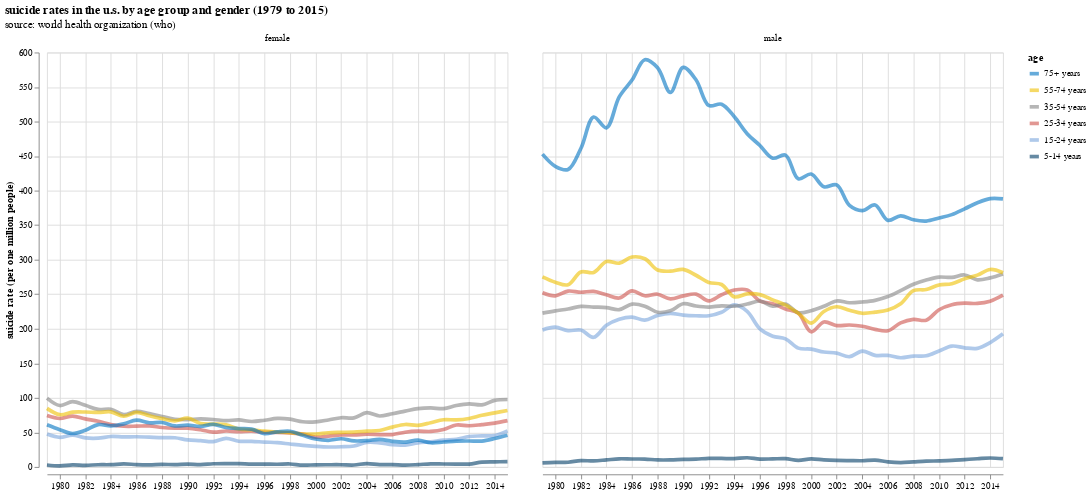

The notebook cell this image was saved under:
### Code cell
alt.Chart(
    us_yearly_rates,
    title=alt.Title(
        'suicide rates in the u.s. by age group and gender (1979 to 2015)',
        subtitle=['source: world health organization (who)']
    ),
    width=500,
    height=450,
).mark_line(
    size=4.0,
    opacity=0.6,
    interpolate='catmull-rom',
).encode(
    x=alt.X('year',
        title='',
        axis=alt.Axis(format='d'),
        scale=alt.Scale(domain=[1979,2015]),
    ),
    y=alt.Y(
        'suicide_rate:Q',
        title='suicide rate (per one million people)',
    ),
    color=alt.Color(
        'age:N',
        sort=alt.Sort(age_labels),
        scale=alt.Scale(range=jco_colors),
        legend=alt.Legend(symbolStrokeWidth=4.0),
    ),
    column=alt.Column('sex', title=''),
)

### Figure 1 — Vega-Lite specification as saved in the notebook (floating-point values rounded to 4 significant figures; data arrays with more than 128 entries replaced by an {"elided": "..."} marker saying what was removed)
{"usermeta": {"embedOptions": {"theme": "ggplot2"}}, "config": {"view": {"continuousWidth": 300, "continuousHeight": 300}}, "data": {"name": "data-c2f312c85174c817ad779c62eb21241f"}, "mark": {"type": "line", "interpolate": "catmull-rom", "opacity": 0.6, "size": 4.0}, "encoding": {"color": {"field": "age", "legend": {"symbolStrokeWidth": 4.0}, "scale": {"range": ["#0073C2", "#EFC000", "#868686", "#CD534C", "#7AA6DC", "#003C67", "#8F7700", "#3B3B3B", "#A73030", "#4A6990"]}, "sort": ["75+ years", "55-74 years", "35-54 years", "25-34 years", "15-24 years", "5-14 years"], "type": "nominal"}, "column": {"field": "sex", "title": "", "type": "nominal"}, "x": {"axis": {"format": "d"}, "field": "year", "scale": {"domain": [1979, 2015]}, "title": "", "type": "quantitative"}, "y": {"field": "suicide_rate", "title": "suicide rate (per one million people)", "type": "quantitative"}}, "height": 450, "title": {"text": "suicide rates in the u.s. by age group and gender (1979 to 2015)", "subtitle": ["source: world health organization (who)"]}, "width": 500, "$schema": "https://vega.github.io/schema/vega-lite/v5.20.1.json", "datasets": {"data-c2f312c85174c817ad779c62eb21241f": {"elided": "444 records"}}}
